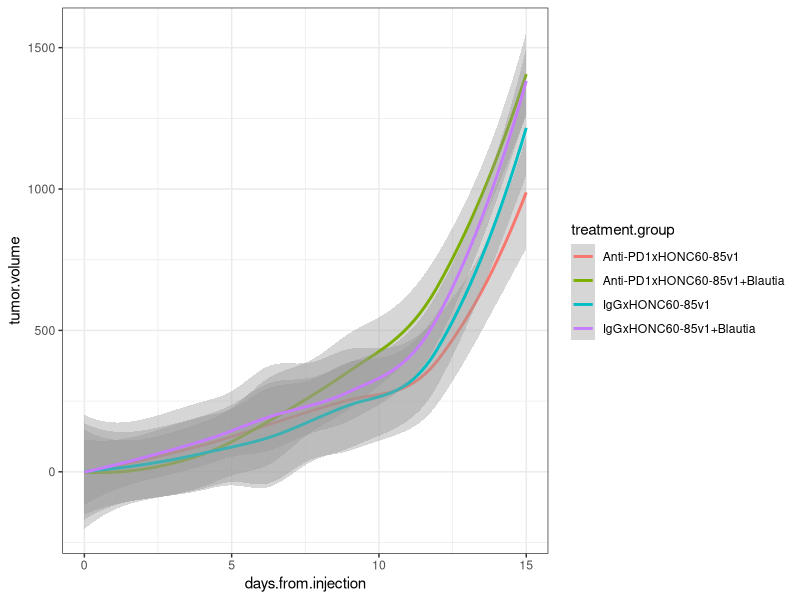

This figure's R source:
## ---- chunk 1
knitr::opts_chunk$set(echo = TRUE)

library(tidyverse)
## ---- chunk 2
x <- read_csv("../data/2024-02-05_tumor-size_R-formatted.csv") %>%
  filter(experiment == "mimic22") %>%
  mutate(treatment.group = paste(treatment, microbiome.sample, sep = "x"))
## ---- chunk 3
x %>%
  ggplot(aes(x = days.from.injection, y = tumor.volume)) +
  # geom_line(aes(group = unique.mouse.id, 
  #               color = microbiome.sample,
  #               linetype = treatment),
  #           lwd = 1,
  #           alpha = 0.2) +
  geom_smooth(aes(color = treatment.group)) +
  theme_bw()
